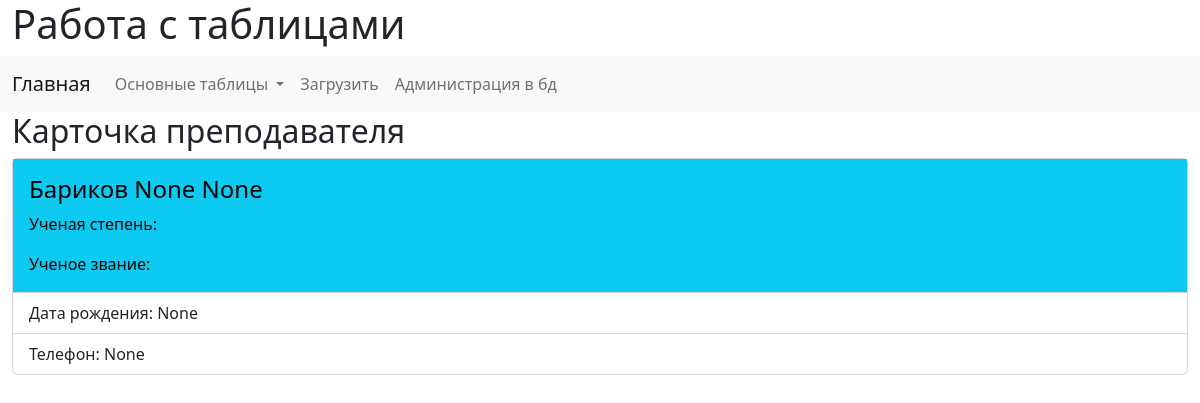
The page /teacher/1/ on the database its author committed.
### workWithTables/models.py (models this page shows, shortened)
class Teacher(models.Model):
    surname = models.CharField(verbose_name="Фамилия", max_length=50)
    name = models.CharField(verbose_name="Имя", max_length=50, null=True)
    second_name = models.CharField(verbose_name="Отчество", max_length=50, null=True)
    birthday_date = models.CharField(verbose_name="Дата рождения", max_length=15, null=True)
    birthday_place = models.CharField(verbose_name="Место рождения", max_length=255, null=True)
    registration_place = models.CharField(verbose_name="Адрес прописки", max_length=255, null=True)
    cur_place = models.CharField(verbose_name="Адрес проживания", max_length=255, null=True)
    phone_number = models.CharField(verbose_name="Номер телефона", max_length=14, null=True)
    passport = models.CharField(verbose_name="Паспорт", max_length=20, null=True)
    TIN = models.CharField(verbose_name="ИНН", max_length=20, null=True)
    INIPA = models.CharField(verbose_name="СНИЛС", max_length=20, null=True)
    job = models.CharField(verbose_name="Должность", max_length=20, null=True)
    academic_degree = models.ManyToManyField(verbose_name="Ученая степень", to=AcademicDegree, related_name='get_teacher')
    academic_rank = models.ManyToManyField(verbose_name="Ученое звание", to=AcademicRank, related_name='get_teacher')
    contract = models.OneToOneField(verbose_name="Номер договора", to=Contract, on_delete=models.SET_NULL, max_length=50, null=True, unique=True, related_name='get_teacher')
    fluor_date = models.CharField(verbose_name="Дата флюорографии", max_length=150, null=True)
    class Meta:
        verbose_name = 'Преподаватель'
        verbose_name_plural = 'Таблица преподавателей'
    def get_academic_degree(self):
        return "\n".join([str(p) for p in self.academic_degree.all()])
    def get_academic_rank(self):
        return "\n".join([str(p) for p in self.academic_rank.all()])

### workWithTables/views.py (the view)
# urls.py: path('teacher/<int:pk>/', TeacherView.as_view(), name="teacher_card"),
class TeacherView(DetailView):
    model = Teacher
    template_name = 'workWithTables/teacher_card.html'
    def get_context_data(self, **kwargs):
        context = super().get_context_data(**kwargs)
        context['title'] = 'Карточка преподавателя'
        try:
            edu = Education.objects.get(teacher=context['teacher'])
        except:
            edu = 'Не найдено'
        context['education'] = str(edu)
        return context

### workWithTables/templates/workWithTables/teacher_card.html (shortened to what this page needs)
{% extends 'base.html' %}
{% block content_control %}<h2>Карточка преподавателя</h2>{% endblock %}
{% block content %}
<div class="card">
    <div class="card-body text-bg-info">
        <h4 class="card-title">{{ teacher.surname }} {{ teacher.name }} {{ teacher.second_name }}</h4>
        <p class="card-text">Ученая степень: {{ teacher.get_academic_degree }}</p>
        <p class="card-text">Ученое звание: {{ teacher.get_academic_rank }}</p>
    </div>
    <ul class="list-group list-group-flush">
      <li class="list-group-item">Дата рождения: {{ teacher.birthday_date }}</li>
      <li class="list-group-item">Телефон: {{ teacher.phone_number }}</li>
    </ul>
  </div>
{% endblock %}

### rows shown on the page
Teacher: surname "Бариков", name "None", second_name "None", birthday_date "None", phone_number "None"
